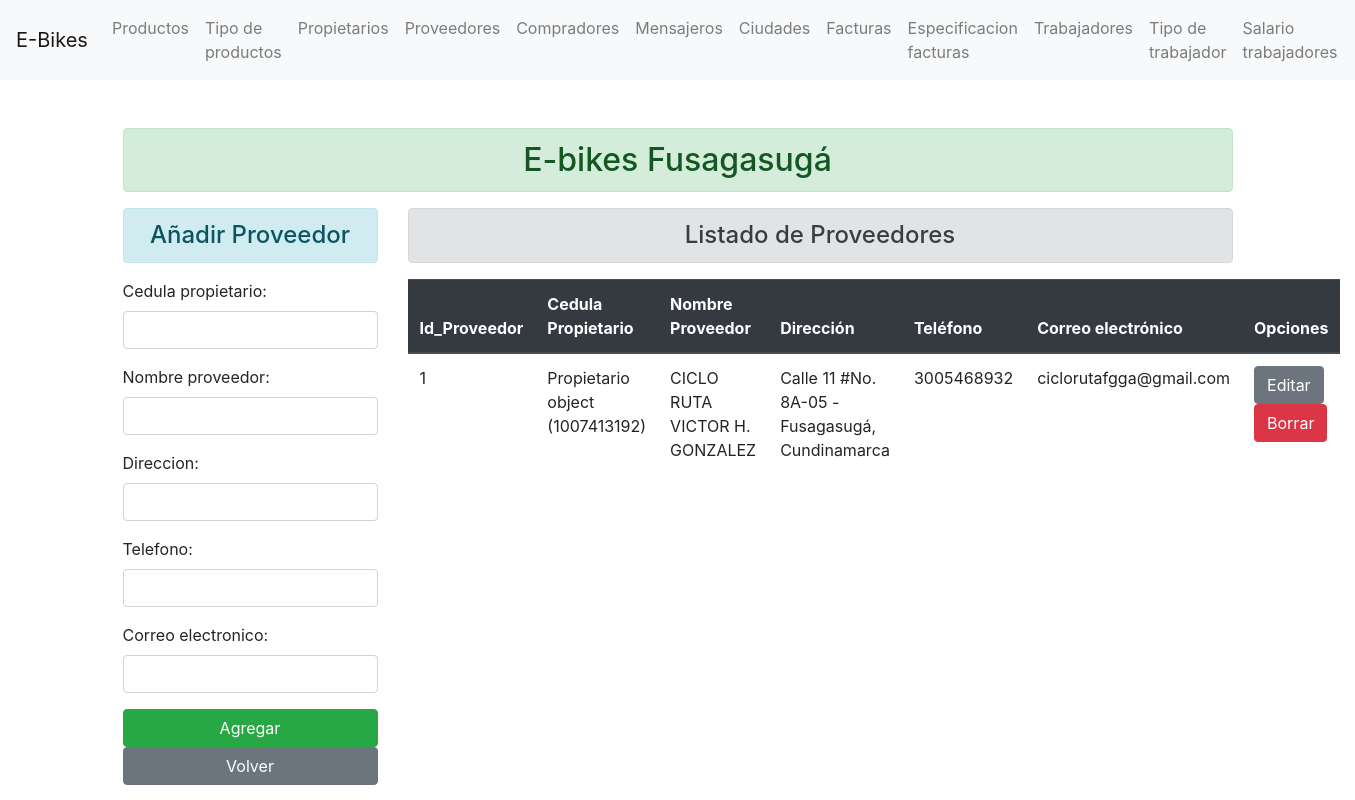
Before: /proveedor/ with the older database file.
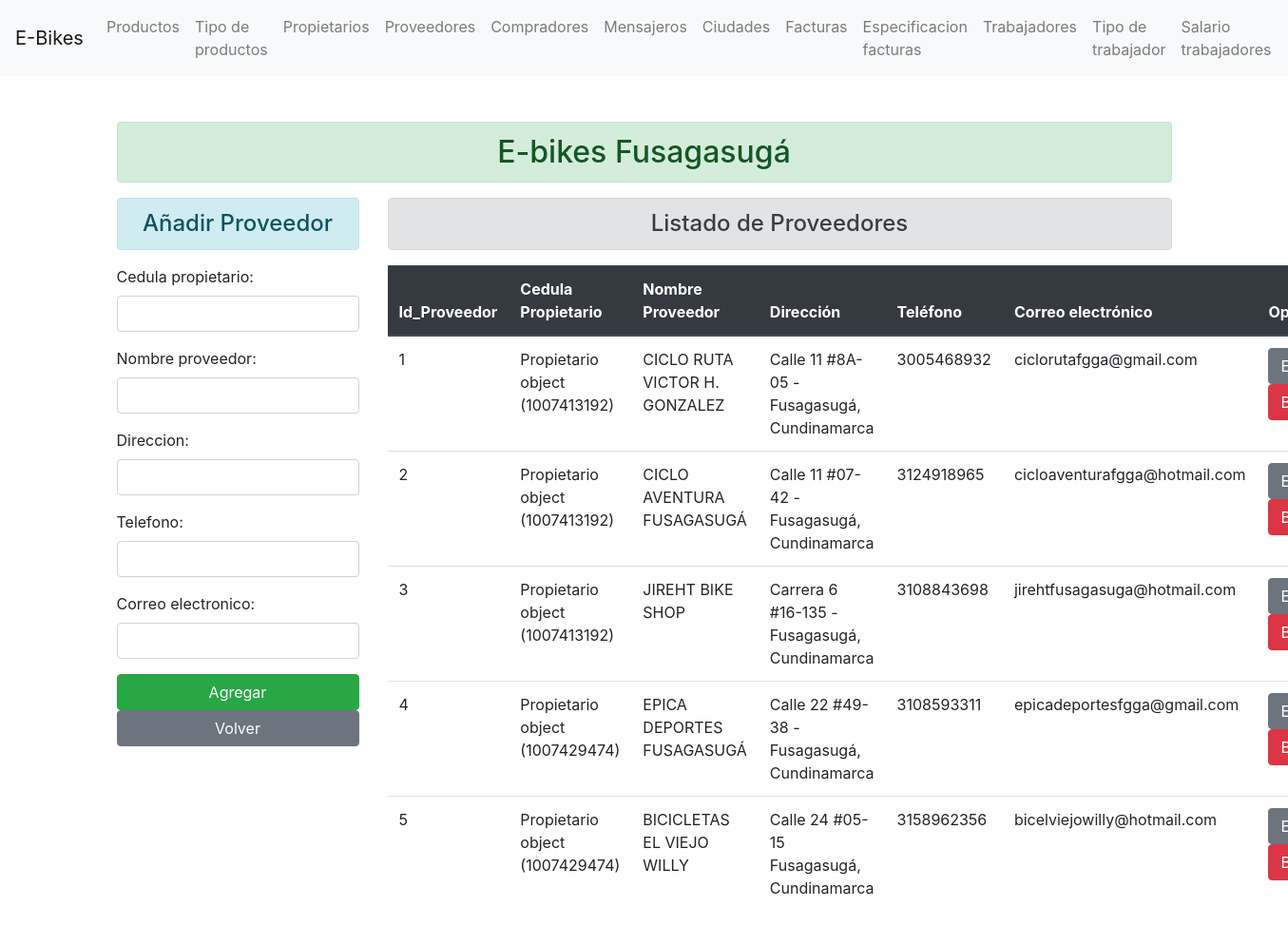
After: the same page with the newer database file.
### enroll/models.py (models this page shows)
class Proveedor(models.Model):
    id_proveedor = models.AutoField(auto_created=True, primary_key=True)
    cedula_propietario = models.ForeignKey(Propietario, on_delete=models.CASCADE)
    nombre_proveedor = models.CharField(max_length=70)
    direccion = models.CharField(max_length=70)
    telefono = models.IntegerField()
    correo_electronico = models.EmailField(max_length=70)

class Propietario(models.Model):
    cedula_propietario = models.IntegerField(primary_key=True)
    nombre = models.CharField(max_length=70)
    apellido = models.CharField(max_length=70)
    correo_electronico = models.EmailField(max_length=70)
    direccion = models.CharField(max_length=70)
    telefono = models.IntegerField()
    fecha_nacimiento = models.DateField()

### enroll/views.py (the view)
# urls.py: path('proveedor/', views.add_proveedor, name="addproveedor" ),
def add_proveedor(request):
    if request.method == 'POST':
        fm = ProveedorRegistration(request.POST)
        if fm.is_valid():
            ip = fm.cleaned_data['id_proveedor']
            cp = fm.cleaned_data['cedula_propietario']
            np = fm.cleaned_data['nombre_proveedor']
            di = fm.cleaned_data['direccion']
            te = fm.cleaned_data['telefono']
            ce = fm.cleaned_data['correo_electronico']
            reg = Proveedor(id_proveedor=ip, cedula_propietario=cp, nombre_proveedor=np, direccion=di, telefono=te, correo_electronico=ce)
            reg.save()
            fm = ProveedorRegistration()
    else:
        fm = ProveedorRegistration()
    proveedor_add = Proveedor.objects.all()
    return render(request, 'enroll/addproveedor.html', {'form':fm, 'proveedor':proveedor_add})

### enroll/forms.py
class ProveedorRegistration(forms.ModelForm):
    class Meta:
        model = Proveedor
        fields = ['id_proveedor', 'cedula_propietario', 'nombre_proveedor', 'direccion', 'telefono', 'correo_electronico']
        widgets = {
            'id_proveedor': forms.NumberInput(attrs={'class':'form-control'}),
            'cedula_propietario': forms.NumberInput(attrs={'class':'form-control'}),
            'nombre_proveedor': forms.TextInput(attrs={'class':'form-control'}),
            'direccion': forms.TextInput(attrs={'class':'form-control'}),
            'telefono': forms.NumberInput(attrs={'class':'form-control'}),
            'correo_electronico': forms.EmailInput(attrs={'class':'form-control'}),
        }

### enroll/templates/enroll/addproveedor.html (shortened to what this page needs)
{% extends 'enroll/base.html' %}
{% block content  %}
    <div class="row">
        <div class="col-sm-3">
            <h4 class="text-center alert alert-info">Añadir Proveedor</h4>
            <form action=" " method="POST">
                {{form.as_p}}
                <input type="submit" class="btn btn-success btn-block" value="Agregar" >
            </form>
            <a class="btn btn-secondary btn-block" href="/">Volver</a>
        </div>
        <div class="col-sm-9">
            <h4 class="text-center alert alert-secondary">Listado de Proveedores</h4>
            {% if proveedor %}
                <table class="table">
                    <thead class="thead-dark">
                    <tr>
                        <th scope="col">Id_Proveedor</th>
                        <th scope="col">Cedula Propietario</th>
                        <th scope="col">Nombre Proveedor</th>
                        <th scope="col">Dirección</th>
                        <th scope="col">Teléfono</th>
                        <th scope="col">Correo electrónico</th>
                        <th scope="col">Opciones</th>
                    </tr>
                    </thead>
                    <tbody>
                        {% for proveedores in proveedor %}
                        <tr>
                            <td>{{proveedores.id_proveedor}}</td>
                            <td>{{proveedores.cedula_propietario}}</td>
                            <td>{{proveedores.nombre_proveedor}}</td>
                            <td>{{proveedores.direccion}}</td>
                            <td>{{proveedores.telefono}}</td>
                            <td>{{proveedores.correo_electronico}}</td>
                            <td>
                                <a href="{% url 'updateproveedor' proveedores.id_proveedor %}" class="btn btn-secondary bt-sm" >Editar</a>
                                <form action="{% url 'deleteproveedor' proveedores.id_proveedor %}" method="post" class="d-inline"> {% csrf_token %}
                                    <input type="submit" class="btn btn-danger bt-sm" value="Borrar">
                                </form>
                            </td>
                        </tr>
                        {% endfor %}
                    </tbody>
                </table>
            {% else %}
                <h4 class="text-center alert alert-warning">No hay proveedores registrados</h4>
            {%  endif %}
        </div>
    </div>
{% endblock content  %}

### enroll/templates/enroll/base.html (shortened to what this page needs)
<!DOCTYPE html>
{% load static %}
<html lang="en">
<head>
    <link rel="stylesheet" href="{% static 'enroll/css/bootstrap.css' %}">
</head>
<body>
    <header class="header">
        <nav class="navbar navbar-expand-lg navbar-light bg-light">
          <a class="navbar-brand" href="/">E-Bikes</a>
          <div class="collapse navbar-collapse" id="navbarSupportedContent">
            <ul class="navbar-nav mr-auto">
              <li class="nav-item">
                <a class="nav-link" href="/">Productos</a>
              </li>
              <li class="nav-item">
                <a class="nav-link" href="/tipoproducto">Tipo de productos</a>
              </li>
              <li class="nav-item">
                <a class="nav-link" href="/propietarios">Propietarios</a>
              </li>
              <li class="nav-item">
                <a class="nav-link" href="/proveedor">Proveedores</a>
              </li>
              <li class="nav-item">
                <a class="nav-link" href="/comprador">Compradores</a>
              </li>
              <li class="nav-item">
                <a class="nav-link" href="/mensajero">Mensajeros</a>
              </li>
              <li class="nav-item">
                <a class="nav-link" href="/ciudad">Ciudades</a>
              </li>
              <li class="nav-item">
                <a class="nav-link" href="/factura">Facturas</a>
              </li>
              <li class="nav-item">
                <a class="nav-link" href="/especificacionfactura">Especificacion facturas</a>
              </li>
              <li class="nav-item">
                <a class="nav-link" href="/trabajador">Trabajadores</a>
              </li>
              <li class="nav-item">
                <a class="nav-link" href="/tipotrabajador">Tipo de trabajador</a>
              </li>
              <li class="nav-item">
                <a class="nav-link" href="/salario">Salario trabajadores</a>
              </li>
            </ul>
          </div>
        </nav>
      </header>
    <div class="container mt-5">
        <h2 class="text-center alert alert-success" >E-bikes Fusagasugá</h2>
        {% block content %}
        {% endblock content %}
    </div>
</body>
</html>

Changed rows visible on the page:
changed Proveedor "CICLO RUTA VICTOR H. GONZALEZ": direccion "Calle 11 #No. 8A-05 - Fusagasugá, Cundinamarca" → "Calle 11 #8A-05 - Fusagasugá, Cundinamarca"
added Proveedor: id_proveedor "2", cedula_propietario "Propietario object (1007413192)", nombre_proveedor "CICLO AVENTURA FUSAGASUGÁ", direccion "Calle 11 #07-42 - Fusagasugá, Cundinamarca", telefono "3124918965", correo_electronico "cicloaventurafgga@hotmail.com"
added Proveedor: id_proveedor "3", cedula_propietario "Propietario object (1007413192)", nombre_proveedor "JIREHT BIKE SHOP", direccion "Carrera 6 #16-135 - Fusagasugá, Cundinamarca", telefono "3108843698", correo_electronico "jirehtfusagasuga@hotmail.com"
added Proveedor: id_proveedor "4", cedula_propietario "Propietario object (1007429474)", nombre_proveedor "EPICA DEPORTES FUSAGASUGÁ", direccion "Calle 22 #49-38 - Fusagasugá, Cundinamarca", telefono "3108593311", correo_electronico "epicadeportesfgga@gmail.com"
added Proveedor: id_proveedor "5", cedula_propietario "Propietario object (1007429474)", nombre_proveedor "BICICLETAS EL VIEJO WILLY", direccion "Calle 24 #05-15 Fusagasugá, Cundinamarca", telefono "3158962356", correo_electronico "bicelviejowilly@hotmail.com"
